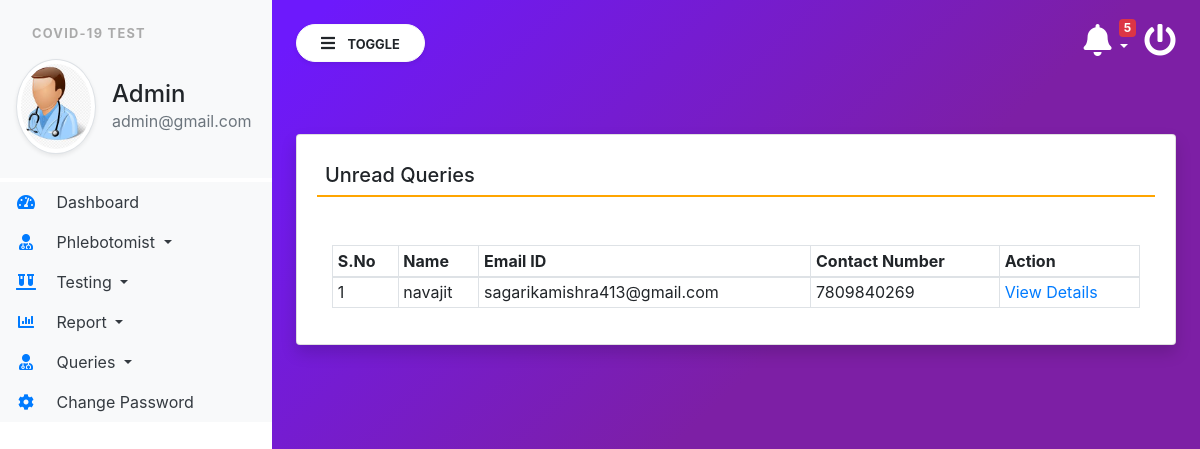
The app's page /unread_queries (signed in) with its own data.
### covid/models.py (models this page shows, shortened)
class Contact(models.Model):
    name = models.CharField(max_length=100, null=True)
    emailid = models.CharField(max_length=50, null=True)
    contact = models.CharField(max_length=15, null=True)
    symptoms = models.CharField(max_length=150, null=True)
    message = models.CharField(max_length=300, null=True)
    msgdate = models.DateField(null=True)
    isread = models.CharField(max_length=10, null=True)

### covid/views.py (the view)
# urls.py: path('unread_queries', unread_queries, name='unread_queries'),
def unread_queries(request):
    if not request.user.is_authenticated:
        return redirect('login_admin')
    contact = Contact.objects.filter(isread="no")
    return render(request,'unread_queries.html', locals())

### covid/templatetags/custom_tag.py (called while the page is built)
@register.filter(name = 'notification')
def notification(obj):
    test  = Testrecord.objects.filter(ReportStatus="Not Processed yet")
    return test

@register.simple_tag()
def notificationcount(*args, **kwargs):
    testcount  = Testrecord.objects.filter(ReportStatus="Not Processed yet").count()
    return testcount

### covid/templates/unread_queries.html
{% extends 'admin_base.html' %}
{% block main  %}
<div class="card shadow mt-5">
    <div class="card-body">
        <h5 class="p-2" style="border-bottom: 2px solid orange;">Unread Queries </h5>
        <div class="container-fluid mt-5">
            <table class="table table-bordered table-sm" id="example">
                <thead>
                <tr>
                    <th>S.No</th>
                    <th>Name</th>
                    <th>Email ID</th>
                    <th>Contact Number</th>
                    <th>Action</th>
                </tr>
                </thead>
                {% for i in contact %}
                <tbody>
                <tr>
                    <td>{{forloop.counter}}</td>
                    <td>{{i.name}}</td>
                    <td>{{i.emailid}}</td>
                    <td>{{i.contact}}</td>
                    <td><a href="{% url 'view_queries' i.id %}" class="text-primary">View Details</a></td>
                </tr>
                {% endfor %}
                </tbody>
            </table>
        </div>
    </div>
</div>
{% endblock %}

### covid/templates/admin_base.html (shortened to what this page needs)
{% load static %}
{% load custom_tag %}
<html lang="en">
<head>
    <link rel="stylesheet" href="https://maxcdn.bootstrapcdn.com/bootstrap/4.3.1/css/bootstrap.min.css">
    <link rel="stylesheet" href="https://use.fontawesome.com/releases/v5.6.3/css/all.css"
>
    <link rel="stylesheet" type="text/css" href="{% static 'css/sidebar.css' %}">
</head>
<body>
<div class="vertical-nav bg-white" id="sidebar">
    <div class="py-4 px-3 mb-1 bg-light">
        <p class="font-weight-bold text-uppercase px-3 small dashboard-text">Covid-19 Test</p>
        <div class="media d-flex align-items-center">
            <img src="{% static 'images/admin.jpg' %}" width="80" height="80"
                 class="mr-3 rounded-circle img-thumbnail shadow-sm">
            <div class="media-body">
                <h4 class="mb-0">Admin</h4>
                <p class="text-muted mb-0">{{request.user.email}}</p>
            </div>
        </div>
    </div>
    <ul class="nav flex-column bg-white">
        <li class="nav-item">
            <a href="{% url 'admin_home' %}" class="nav-link text-dark bg-light">
                <i class="fas fa-tachometer-alt fa-fw mr-3 text-primary"></i>
                Dashboard
            </a>
        </li>
        <li class="nav-item dropdown">
            <a class="nav-link dropdown-toggle text-dark bg-light" href="#" id="navbardrop" data-toggle="dropdown">
                <i class="fas fa-user-md mr-3 text-primary fa-fw"></i> Phlebotomist
            </a>
        </li>
        <li class="nav-item dropdown">
            <a class="nav-link dropdown-toggle text-dark bg-light" href="#" id="navbardrop" data-toggle="dropdown">
                <i class="fas fa-vials mr-3 text-primary fa-fw"></i> Testing
            </a>
        </li>
        <li class="nav-item dropdown">
            <a class="nav-link dropdown-toggle text-dark bg-light" href="#" id="navbardrop" data-toggle="dropdown">
                <i class="fas fa-chart-bar mr-3 text-primary fa-fw"></i> Report
            </a>
        </li>
        <li class="nav-item dropdown">
            <a class="nav-link dropdown-toggle text-dark bg-light" href="#" id="navbardrop" data-toggle="dropdown">
                <i class="fas fa-user-md mr-3 text-primary fa-fw"></i> Queries
            </a>
        </li>
        <li class="nav-item">
            <a href="{% url 'changePassword' %}" class="nav-link text-dark bg-light">
                <i class="fas fa-cog mr-3 text-primary fa-fw"></i>
                Change Password
            </a>
        </li>
    </ul>
</div>
<div class="page-content p-4" id="content">
    <a href="/logout" title="logout" class="float-right text-white"><i class="fas fa-power-off fa-2x"></i></a>
    <div class="container">
        <div class="dropdown">
    <a href="" class="float-right text-white pr-3 dropdown-toggle" id="menu1" data-toggle="dropdown"><span class="badge badge-danger">{% notificationcount %}</span><i class="fas fa-bell fa-2x"> </i>
    </a>
    </div>
        </div>
    <button id="sidebarCollapse" type="button" class="btn btn-light bg-white rounded-pill shadow-sm px-4 mb-4">
        <i class="fas fa-bars mr-2"></i>
        <small class="text-uppercase font-weight-bold">Toggle</small>
    </button>
    {% block main %}
    {% endblock %}
</div>
</body>
</html>

### covid/static/css/sidebar.css (style rules this page uses)
body { background-image : linear-gradient(135.9deg,rgba(109,25,252,1) 16.4%,rgba(125,31,165,1) 56.1%); min-height:100vh; }
.vertical-nav { min-width : 17rem; width : 17rem; height:100vh; position:fixed; top:0; left:0; transition: all 0.4s; }
.page-content { width:calc(100% - 17rem); margin-left:17rem; transition:all 0.4s; }
.dashboard-text { letter-spacing : 0.1em; color : #aaa; }
.badge { position: absolute; top: -5px; right: 25px; }

### records on screen
Contact: name "navajit", emailid "sagarikamishra413@gmail.com", contact "7809840269"

### other values on screen
{{ request.user.email }} "admin@gmail.com"
